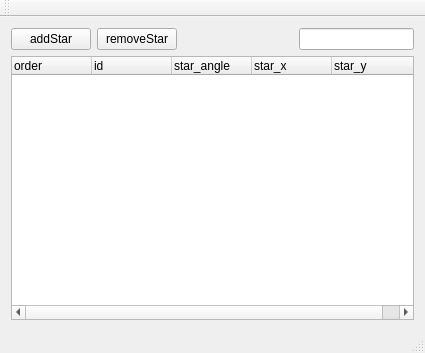
<?xml version="1.0" encoding="UTF-8"?>
<ui version="4.0">
 <class>Star_markClass</class>
 <widget class="QMainWindow" name="Star_markClass">
  <property name="geometry">
   <rect>
    <x>0</x>
    <y>0</y>
    <width>425</width>
    <height>353</height>
   </rect>
  </property>
  <property name="windowTitle">
   <string>Star_mark</string>
  </property>
  <widget class="QWidget" name="centralWidget">
   <layout class="QGridLayout" name="gridLayout">
    <item row="0" column="0">
     <layout class="QHBoxLayout" name="horizontalLayout">
      <item>
       <widget class="QPushButton" name="m_add">
        <property name="text">
         <string>addStar</string>
        </property>
       </widget>
      </item>
      <item>
       <widget class="QPushButton" name="m_remove">
        <property name="text">
         <string>removeStar</string>
        </property>
       </widget>
      </item>
      <item>
       <spacer name="horizontalSpacer">
        <property name="orientation">
         <enum>Qt::Horizontal</enum>
        </property>
        <property name="sizeHint" stdset="0">
         <size>
          <width>40</width>
          <height>20</height>
         </size>
        </property>
       </spacer>
      </item>
      <item>
       <widget class="QLineEdit" name="m_ctlFilter"/>
      </item>
     </layout>
    </item>
    <item row="1" column="0">
     <widget class="QTreeWidget" name="treeWidget">
      <attribute name="headerDefaultSectionSize">
       <number>80</number>
      </attribute>
      <column>
       <property name="text">
        <string>order</string>
       </property>
      </column>
      <column>
       <property name="text">
        <string>id</string>
       </property>
      </column>
      <column>
       <property name="text">
        <string>star_angle</string>
       </property>
      </column>
      <column>
       <property name="text">
        <string>star_x</string>
       </property>
      </column>
      <column>
       <property name="text">
        <string>star_y</string>
       </property>
      </column>
     </widget>
    </item>
   </layout>
  </widget>
  <widget class="QMenuBar" name="menuBar">
   <property name="geometry">
    <rect>
     <x>0</x>
     <y>0</y>
     <width>425</width>
     <height>23</height>
    </rect>
   </property>
  </widget>
  <widget class="QToolBar" name="mainToolBar">
   <attribute name="toolBarArea">
    <enum>TopToolBarArea</enum>
   </attribute>
   <attribute name="toolBarBreak">
    <bool>false</bool>
   </attribute>
  </widget>
  <widget class="QStatusBar" name="statusBar"/>
 </widget>
 <layoutdefault spacing="6" margin="11"/>
 <resources>
  <include location="star_mark.qrc"/>
 </resources>
 <connections/>
</ui>
